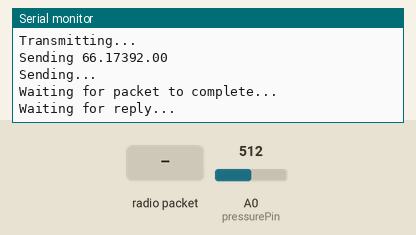
The sketch below on a simulated Arduino Uno, built with avr-gcc and run on an emulated ATmega328P. Shown: the last lines printed to the serial monitor. The inputs (shaded band) are chosen by the test bench; at power-on: A0 (pressurePin) = 512. No radio packets arrive unless stated.

Above: at 1.3 s.
1.4 s: radio packet "1" arrives
At 2.2 s:
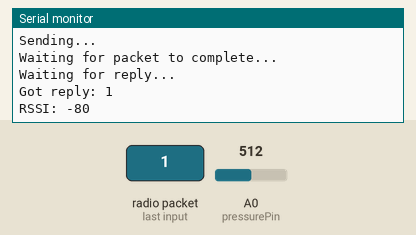
2.9 s: A0 (pressurePin) set to 716
At 4.3 s:
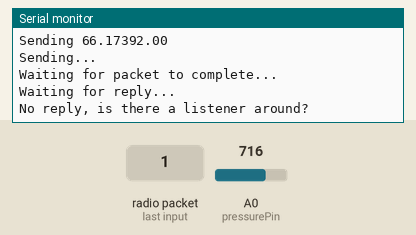
7.0 s: radio packet "0" arrives
At 7.8 s:
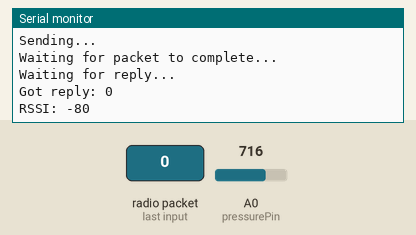
8.5 s: A0 (pressurePin) set to 900
At 9.9 s:
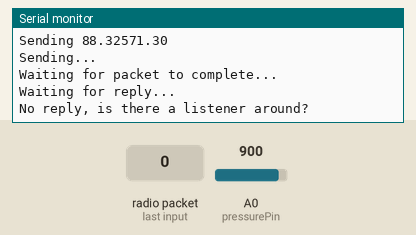
Timing chart, 0 to 11.0 s (numbered marks = the images above; inputs shaded):
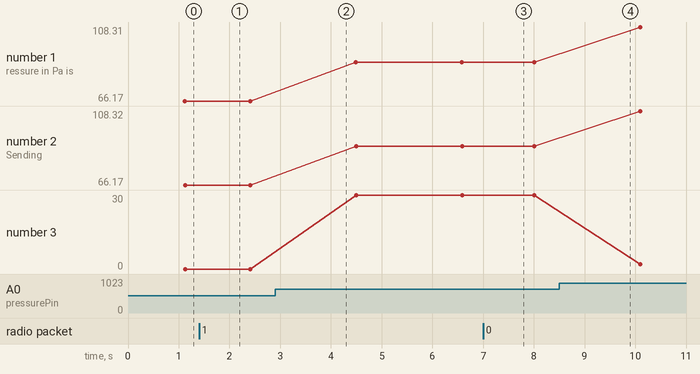

Measured:
- after the input at 1.4 s, the serial monitor: prints a new line at once (image 1)
- after the input at 7.0 s, the serial monitor: prints a new line at once (image 3)
- plotted number 1: 66.17 → 88.32 after the input at 2.9 s, 88.32 → 108.31 after the input at 8.5 s
- plotted number 2: 66.17 → 88.33 after the input at 2.9 s, 88.33 → 108.32 after the input at 8.5 s
- plotted number 3: 0 → 30 after the input at 2.9 s, 30 → 2 after the input at 8.5 s

The sketch:

ARES_TX_temp_pressure.ino
```cpp
// Feather9x_TX
// -*- mode: C++ -*-
// Example sketch showing how to create a simple messaging client (transmitter)
// with the RH_RF95 class. RH_RF95 class does not provide for addressing or
// reliability, so you should only use RH_RF95 if you do not need the higher
// level messaging abilities.
// It is designed to work with the other example Feather9x_RX

#include <SPI.h>
#include <RH_RF95.h>

#define RFM95_CS 8
#define RFM95_RST 4
#define RFM95_INT 3

// Change to 434.0 or other frequency, must match RX's freq!
#define RF95_FREQ 915.0

// Singleton instance of the radio driver
RH_RF95 rf95(RFM95_CS, RFM95_INT);

//pressure
const int pressurePin = 0;
int val;
float pkPa;
      //pAtm;

//temp
const int temperaturePin = 0;
float voltage, degreeC, degreeF;

//File
//File f;

float getVoltage(int pin)
{
  return (analogRead(pin)) * 0.004882814; // check the datasheet for the voltage conversion
}

void barometer(){
  val = analogRead(pressurePin);
  pkPa = ((float)val/(float)1023+0.095)/0.009; //CHECK THE DATASHEET
  //pAtm = kpa2atm()*pkPa; //check the buildin function

  Serial.print("The pressure in Pa is: ");
  Serial.print(pkPa);
  Serial.print("kPa\n");

  //Serial.print(pAtm);
  //Serial.print("Atm\n");
/*
  if (f)
    f.print("%f ", pkPa);
  //fprintf (f, "%f ", pkPa);
*/
}

void temp(){
  voltage = getVoltage(temperaturePin);
  degreeC = (voltage - 0.5)*100.0;
  degreeF = degreeC*(9.0/5.0) + 32.0;

  //Serial.print("Voltage: ");
  //Serial.print(voltage);
  //Serial.print("\ndeg C: ");
  //Serial.print(degreeC);
  //Serial.print("\ndegF: ");
  //Serial.println(degreeF);

/*
  if (f)
    f.print("%f ",degreeF);
    */
  //fprintf(f, "%f ",degreeF);
}

void setup()
{
  pinMode(RFM95_RST, OUTPUT);
  digitalWrite(RFM95_RST, HIGH);

  Serial.begin(115200);
  while (!Serial) {
    delay(1);
  }

  delay(100);

  Serial.println("Feather LoRa TX Test!");

  // manual reset
  digitalWrite(RFM95_RST, LOW);
  delay(10);
  digitalWrite(RFM95_RST, HIGH);
  delay(10);

  while (!rf95.init()) {
    Serial.println("LoRa radio init failed");
    while (1);
  }
  Serial.println("LoRa radio init OK!");

  // Defaults after init are 434.0MHz, modulation GFSK_Rb250Fd250, +13dbM
  if (!rf95.setFrequency(RF95_FREQ)) {
    Serial.println("setFrequency failed");
    while (1);
  }
  Serial.print("Set Freq to: "); Serial.println(RF95_FREQ);

  // Defaults after init are 434.0MHz, 13dBm, Bw = 125 kHz, Cr = 4/5, Sf = 128chips/symbol, CRC on

  // The default transmitter power is 13dBm, using PA_BOOST.
  // If you are using RFM95/96/97/98 modules which uses the PA_BOOST transmitter pin, then
  // you can set transmitter powers from 5 to 23 dBm:
  rf95.setTxPower(23, false);
}

int16_t packetnum = 0;  // packet counter, we increment per xmission
//float num = 0.0;

void loop()
{
  delay(1000); // Wait 1 second between transmits, could also 'sleep' here!
  barometer();
  temp();
  Serial.println("Transmitting..."); // Send a message to rf95_server

  float radiopacket[20];
  radiopacket[0] = pkPa;
  radiopacket[1] = degreeF;
  //char radiopacket[20] = "Hello World #      ";
  /*
  itoa(f, string, 10);
  strcat(string, “.”);                   //append decimal point
  uint16_t i = (f – (int)f) * 1000;      //subtract to get the decimals, and multiply by 1000
  itoa(i, string2, 10);                  //convert to a second string
  strcat(string, string2);               //and append to the first
  //ftoa(num+=0.01, radiopacket+13, 3);
  */
  //itoa(packetnum++, radiopacket+13, 10);
  Serial.print("Sending ");
  Serial.print(radiopacket[0]); Serial.print(radiopacket[1]);
  Serial.print("\n");
  radiopacket[19] = 0;

  Serial.println("Sending...");
  delay(10);
  rf95.send((uint8_t *)radiopacket, sizeof(radiopacket));

  Serial.println("Waiting for packet to complete...");
  delay(10);
  rf95.waitPacketSent();
  // Now wait for a reply
  uint8_t buf[RH_RF95_MAX_MESSAGE_LEN];
  uint8_t len = sizeof(buf);

  Serial.println("Waiting for reply...");
  if (rf95.waitAvailableTimeout(1000))
  {
    // Should be a reply message for us now
    if (rf95.recv(buf, &len))
   {
      Serial.print("Got reply: ");
      Serial.println((char*)buf);
      Serial.print("RSSI: ");
      Serial.println(rf95.lastRssi(), DEC);
    }
    else
    {
      Serial.println("Receive failed");
    }
  }
  else
  {
    Serial.println("No reply, is there a listener around?");
  }

}
```
